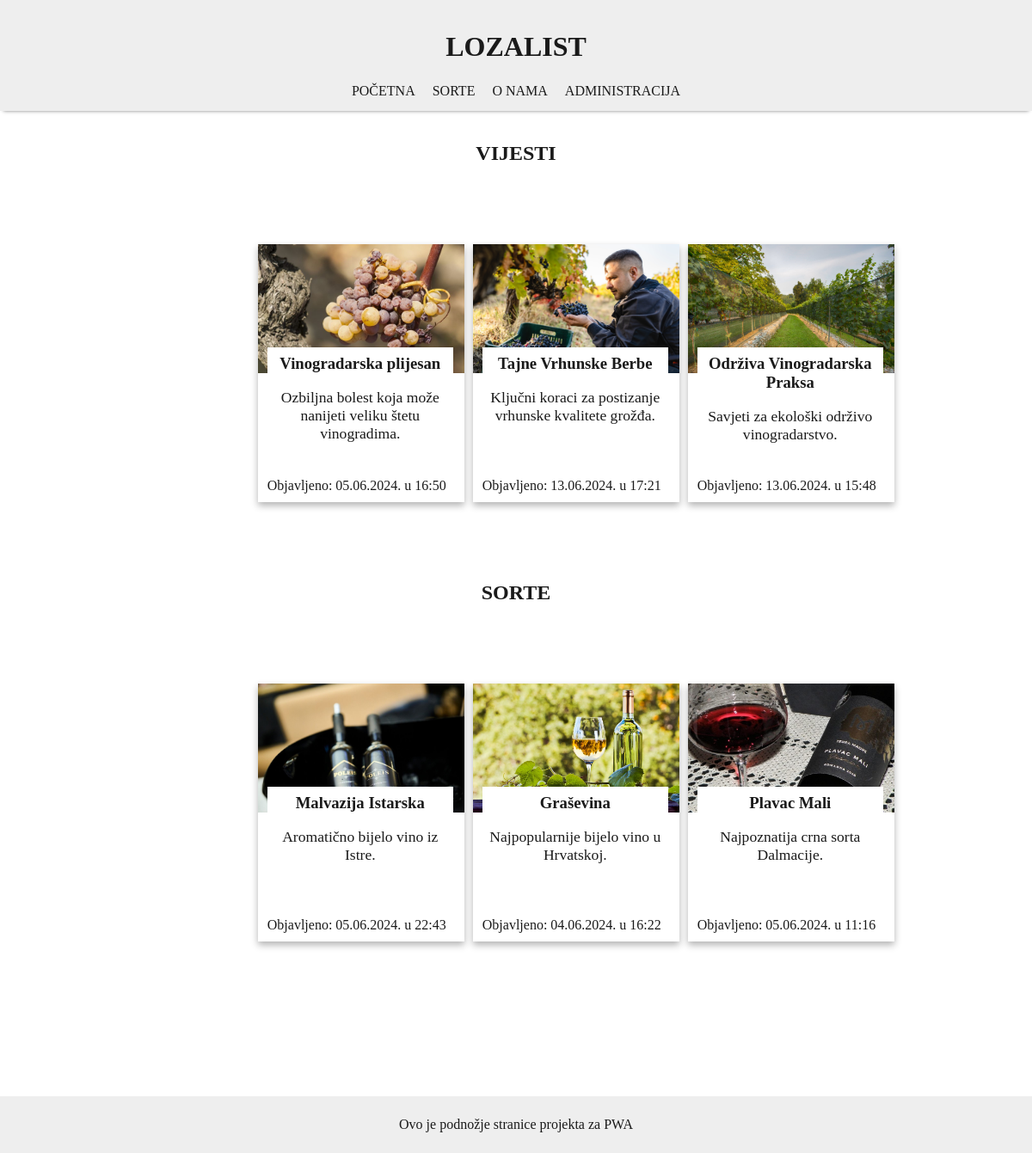
Page /projekt/index.php on the committed database.
### tables this page shows
CREATE TABLE `vijesti` (
  `id` int NOT NULL,
  `naziv` varchar(64) NOT NULL,
  `kratkiOpis` varchar(255) NOT NULL,
  `duziOpis` varchar(800) NOT NULL,
  `datumObjave` datetime NOT NULL,
  `slika` varchar(64) NOT NULL
);

CREATE TABLE `sorte` (
  `id` int NOT NULL,
  `naziv` varchar(64) NOT NULL,
  `kratkiOpis` varchar(255) NOT NULL,
  `duziOpis` varchar(800) NOT NULL,
  `boja` varchar(32) NOT NULL,
  `slatkoca` varchar(32) NOT NULL,
  `slika` varchar(64) NOT NULL,
  `preporucenaJela` varchar(400) NOT NULL,
  `datumObjavljivanja` datetime DEFAULT NULL
);

### projekt/skripte/dohvati_vijesti.php (called while the page is built, shortened)
<?php
function dohvatiVijesti()
{
    $servername = "localhost";
    $username = "root";
    $password = "";
    $dbname = "lozalist";
    $conn = new mysqli($servername, $username, $password, $dbname);
    $sql = "SELECT id, naziv, kratkiOpis, duziOpis, datumObjave, slika FROM vijesti";
    $result = $conn->query($sql);
    $vina = array();
    if ($result->num_rows > 0) {
        while ($row = $result->fetch_assoc()) {
            $vina[] = $row;
        }
    } else {
        echo "Nema rezultata";
    }
    return $vina;
}
?>

### projekt/skripte/dohvati_vina.php (called while the page is built, shortened)
<?php
function dohvatiVina()
{
    $servername = "localhost";
    $username = "root";
    $password = "";
    $dbname = "lozalist";
    $conn = new mysqli($servername, $username, $password, $dbname);
    $sql = "SELECT id, naziv, kratkiOpis, duziOpis, boja, slatkoca, slika, preporucenaJela, datumObjavljivanja FROM sorte";
    $result = $conn->query($sql);
    $vina = array();
    if ($result->num_rows > 0) {
        while ($row = $result->fetch_assoc()) {
            $vina[] = $row;
        }
    } else {
        echo "Nema rezultata";
    }
    return $vina;
}
?>

### projekt/index.php (the view, shortened to what this page needs)
<!DOCTYPE html>
<html lang="en">
<head>
    <link rel="stylesheet" href="css/index.css?v=<?php echo time(); ?>">
</head>
<body>
    <?php include 'header.php'; ?>
    <main>
        <h2>Vijesti</h2>
        <div class="card-container">
            <?php
            include 'skripte/dohvati_vijesti.php';
            $vijesti = dohvatiVijesti();
            shuffle($vijesti);
            $prveTriVijesti = array_slice($vijesti, 0, 3);
            foreach ($prveTriVijesti as $index => $vijest) {
                echo '<a href="article_vijest.php?index=' . urlencode($index) . '&naziv=' . urlencode($vijest["naziv"]) . '&slika=' . urlencode($vijest["slika"]) . '&kratkiOpis=' . urlencode($vijest["kratkiOpis"]) . '&duziOpis=' . urlencode($vijest["duziOpis"]) . '&datumObjave=' . urlencode($vijest["datumObjave"]) . '">';
                echo '<article class="card">';
                echo '<img src="' . htmlspecialchars($vijest["slika"], ENT_QUOTES, 'UTF-8') . '" alt="slika" />';
                echo '<div class="article-text">';
                echo '<h3 style="margin-top: 8px">' . htmlspecialchars($vijest["naziv"], ENT_QUOTES, 'UTF-8') . '</h3><br />';
                echo '<p>' . htmlspecialchars($vijest["kratkiOpis"], ENT_QUOTES, 'UTF-8') . '</p>';
                echo '<p class="objava" style="font-size:16px">Objavljeno: ' . date("d.m.Y. \u H:i", strtotime($vijest["datumObjave"])) . '</p>';
                echo '</div>';
                echo '</article>';
                echo '</a>';
            }
            ?>
        </div>
        <h2>Sorte</h2>
        <div class="card-container">
            <?php
            include 'skripte/dohvati_vina.php';
            $vina = dohvatiVina();
            shuffle($vina);
            $prvaTriVina = array_slice($vina, 0, 3);
            foreach ($prvaTriVina as $index => $vino) {
                echo '<a href="article_sorta.php?index=' . $index . '&naziv=' . urlencode($vino["naziv"]) . '&image=' . urlencode($vino["slika"]) . '&kratkiOpis=' . urlencode($vino["kratkiOpis"]) . '&duziOpis=' . urlencode($vino["duziOpis"]) . '&boja=' . urlencode($vino["boja"]) . '&slatkoca=' . urlencode($vino["slatkoca"]) . '&preporucenaJela=' . urlencode($vino["preporucenaJela"]) . '&date=' . urlencode($vino["datumObjavljivanja"]) . '">';
                echo '<article class="card">';
                echo '<img src="' . $vino["slika"] . '" alt="slika" />';
                echo '<div class="article-text">';
                echo '<h3 style="margin-top: 8px">' . $vino["naziv"] . '</h3><br />';
                echo '<p>' . $vino["kratkiOpis"] . '</p>';
                echo '<p class="objava" style="font-size:16px">Objavljeno: ' . date("d.m.Y. \u H:i", strtotime($vino["datumObjavljivanja"])) . '</p>';
                echo '</div>';
                echo '</article>';
                echo '</a>';
            }
            ?>
        </div>
    </main>
    <footer>
        <p>Ovo je podnožje stranice projekta za PWA</p>
    </footer>
</body>
</html>
</body>
</html>

### projekt/css/index.css (style rules this page uses)
* { margin: 0 auto; text-align: center; color: rgb(26, 26, 26); }
h2 { text-transform: uppercase; margin: 36px 0 0 0; }
footer { background-color: #eee; padding: 24px 0; margin: 124px 0 0 0; }
.card-container { width: 50%; margin: 36px auto; display: grid; grid-template-columns: repeat(3, 1fr); gap: 10px; flex-wrap: wrap; }
.card-container a { text-decoration: none; margin: 56px auto; }
.card { width: 240px; height: 300px; box-shadow: 0 4px 8px rgba(0, 0, 0, 0.3); position: relative; }
.card img { width: 240px; height: 150px; display: block; object-fit: cover; }
.card p { font-size: 1.1rem; }
.article-text { background-color: #fff; position: absolute; height: 60%; bottom: 42px; width: 90%; left: 4.5%; bottom: 0; }
.objava { position: absolute; bottom: 10px; }

### rows in the picture
vijesti: slika (picture), naziv "Vinogradarska plijesan", kratkiOpis "Ozbiljna bolest koja može nanijeti veliku štetu vinogradima.", datumObjave "05.06.2024. u 16:50"
vijesti: slika (picture), naziv "Tajne Vrhunske Berbe", kratkiOpis "Ključni koraci za postizanje vrhunske kvalitete grožđa.", datumObjave "13.06.2024. u 17:21"
vijesti: slika (picture), naziv "Održiva Vinogradarska Praksa", kratkiOpis "Savjeti za ekološki održivo vinogradarstvo.", datumObjave "13.06.2024. u 15:48"
sorte: slika (picture), naziv "Malvazija Istarska", kratkiOpis "Aromatično bijelo vino iz Istre.", datumObjavljivanja "05.06.2024. u 22:43"
sorte: slika (picture), naziv "Graševina", kratkiOpis "Najpopularnije bijelo vino u Hrvatskoj.", datumObjavljivanja "04.06.2024. u 16:22"
sorte: slika (picture), naziv "Plavac Mali", kratkiOpis "Najpoznatija crna sorta Dalmacije.", datumObjavljivanja "05.06.2024. u 11:16"
